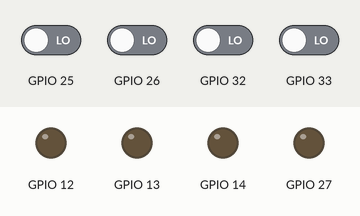
Simulated run of this sketch. Board: ESP32. Parts: output pins drawn as LEDs (lit = HIGH). Inputs (shaded band) come from the test bench; at power-on: GPIO 25, GPIO 26, GPIO 32, GPIO 33 LOW.

Above: at 1.2 s.
1.3 s: GPIO 25 driven HIGH
At 2.5 s:
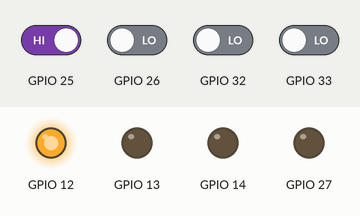
2.8 s: GPIO 26 driven HIGH
At 3.6 s:
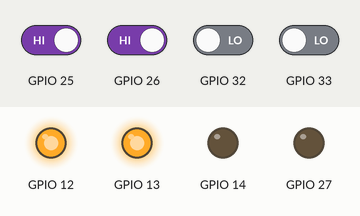
4.3 s: GPIO 32 driven HIGH
At 4.8 s:
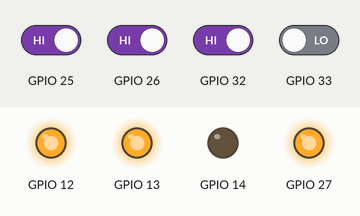
5.8 s: GPIO 33 driven HIGH
At 7.0 s:
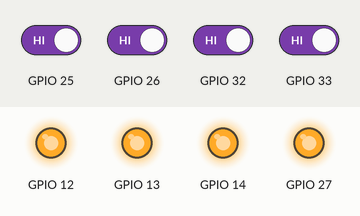
7.3 s: GPIO 25 driven LOW
At 8.3 s:
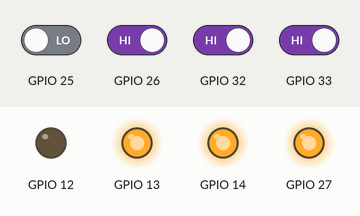
8.8 s: GPIO 26 driven LOW
At 9.4 s:
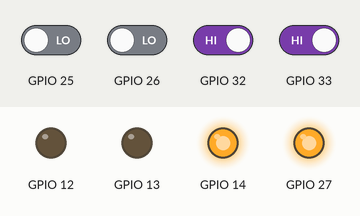
Timing chart, 0 to 11.3 s (numbered marks = the images above; inputs shaded):
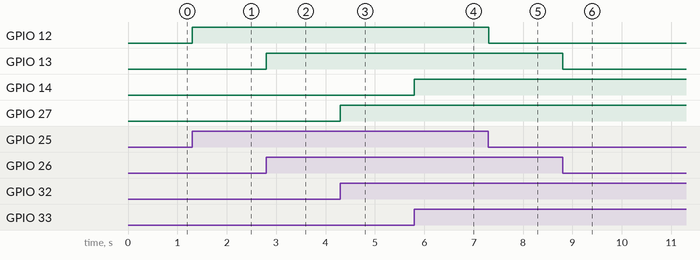

Measured:
- after the input at 1.3 s, GPIO 12: LOW → HIGH at once
- after the input at 2.8 s, GPIO 13: LOW → HIGH at once
- after the input at 4.3 s, GPIO 27: LOW → HIGH at once
- after the input at 5.8 s, GPIO 14: LOW → HIGH at once
- after the input at 7.3 s, GPIO 12: HIGH → LOW at once
- after the input at 8.8 s, GPIO 13: HIGH → LOW at once

The sketch:

ip_inc_dec.ino
```cpp
//Declaring all variables as integers
int Z,Y,X,W;

//Code released under GNU GPL.  Free to use for anything.
void disp_7447(int D, int C, int B, int A)
{
  digitalWrite(13, A); //LSB
  digitalWrite(12, B);
  digitalWrite(14, C);
  digitalWrite(27, D); //MSB

}
// the setup function runs once when you press reset or power the board
void setup() {
    pinMode(12, OUTPUT);
    pinMode(13, OUTPUT);
    pinMode(14, OUTPUT);
    pinMode(27, OUTPUT);
    pinMode(26, INPUT);
    pinMode(25, INPUT);
    pinMode(33, INPUT);
    pinMode(32, INPUT);

}

// the loop function runs over and over again forever
void loop() {

W = digitalRead(26);//LSB
X = digitalRead(25);
Y = digitalRead(33);
Z = digitalRead(32);//MSB

disp_7447(Z,Y,X,W);
}
```
